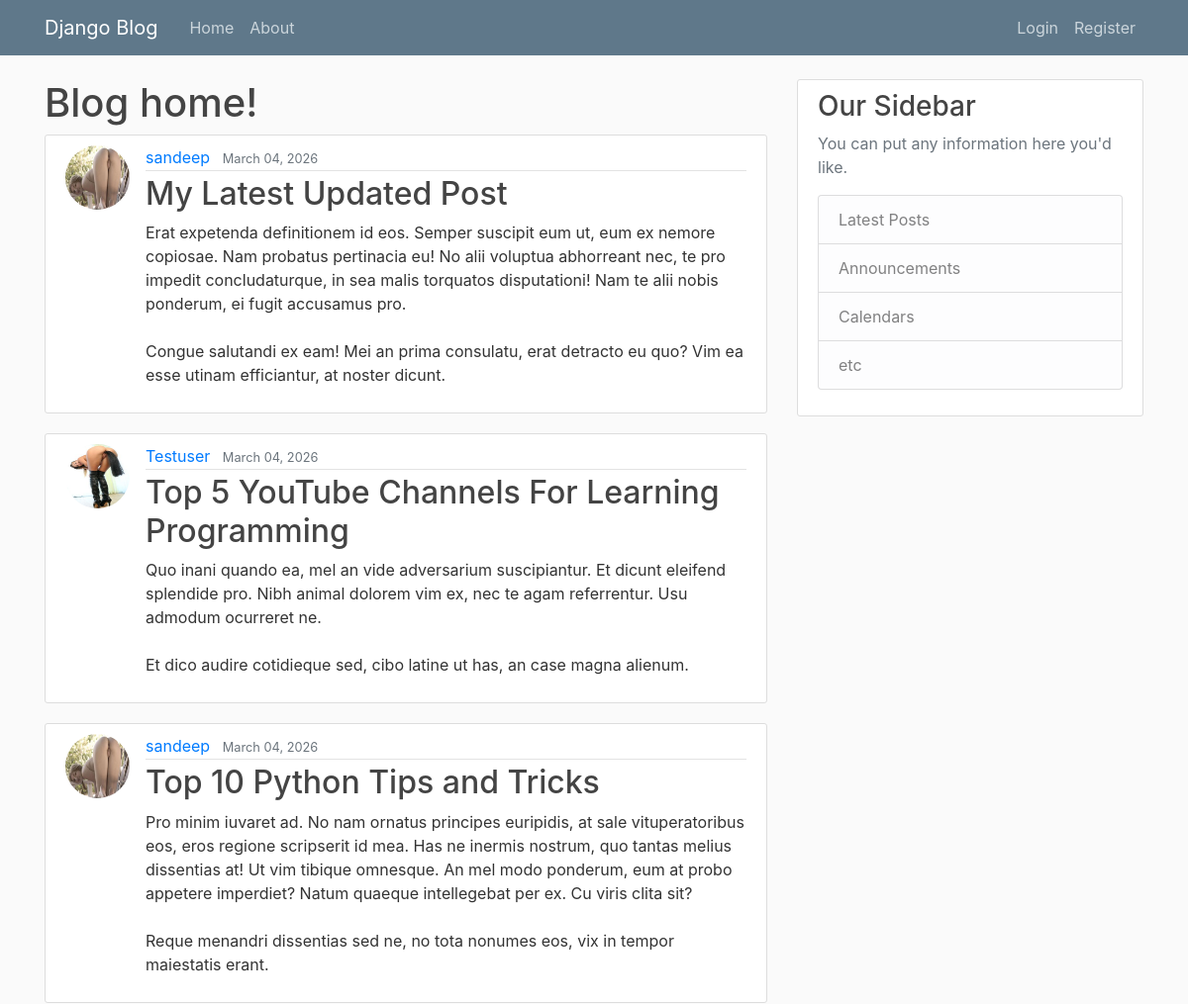
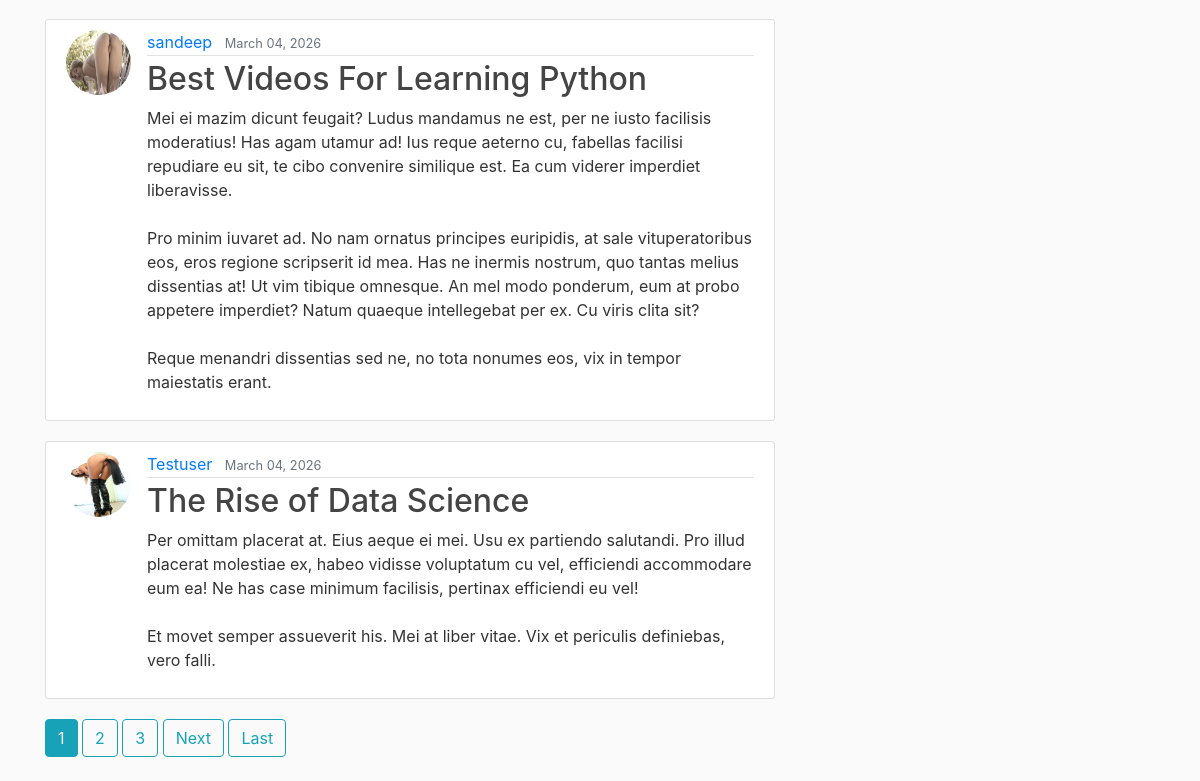
Before: / with the older database file (2 pictures, top to bottom).
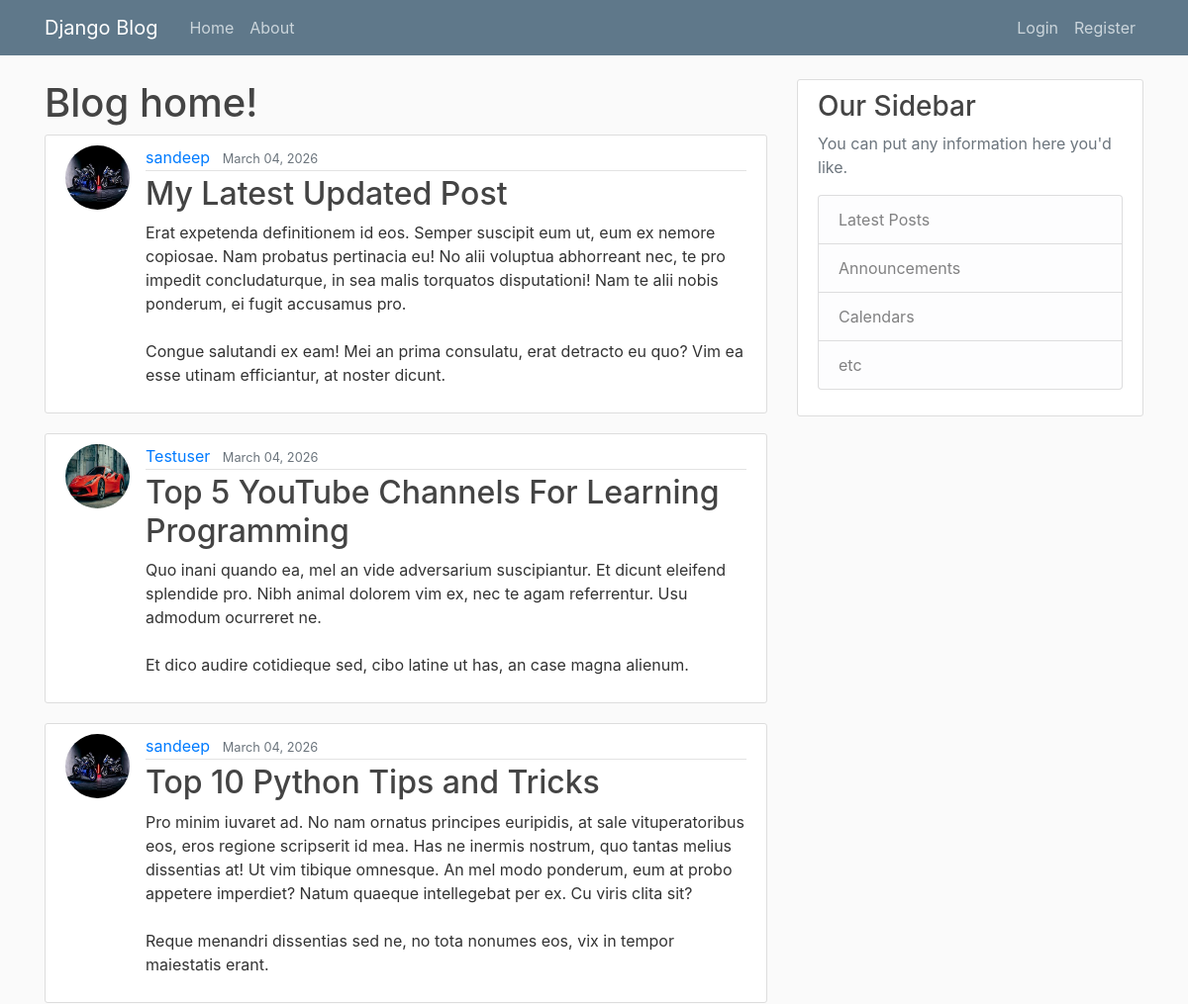
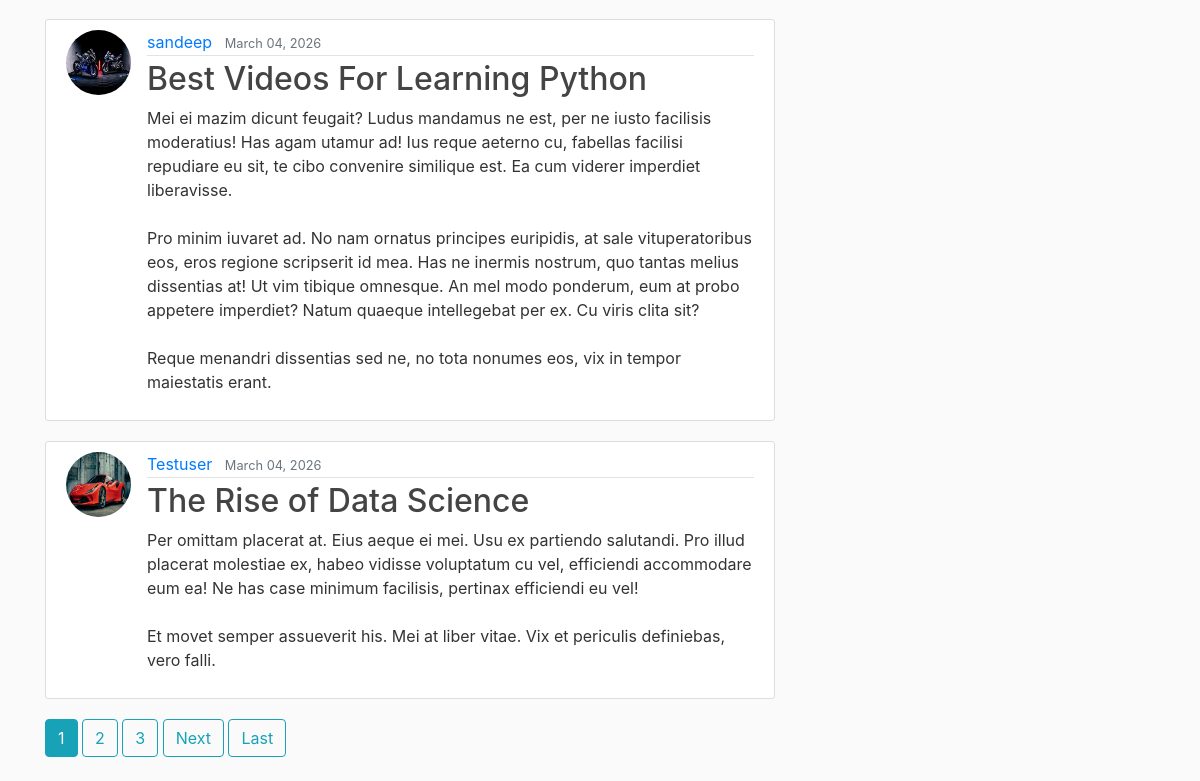
After: the same page with the newer database file (2 pictures, top to bottom).
### blog/models.py (models this page shows, shortened)
class Post(models.Model):
    title = models.CharField(max_length=100)
    content = models.TextField()
    date_posted = models.DateTimeField(default=timezone.now)#we do not put parenthesis at the end of the now as we donot want to carry out that function at that moment
    author = models.ForeignKey(User,on_delete=models.CASCADE)

### users/models.py (models this page shows, shortened)
class Profile(models.Model):
    user = models.OneToOneField(User, on_delete=models.CASCADE)
    image = models.ImageField(default='default.jpg', upload_to='profile_pics')

### blog/views.py (the view)
# urls.py: path('', PostListView.as_view() , name = 'blog-home'),
class PostListView(ListView):
     model = Post
     template_name = 'blog/home.html'  # <app>/<model>_<viewtype>.html
     context_object_name = 'posts'
     ordering = ['-date_posted']
     paginate_by = 5

### blog/templates/blog/home.html (shortened to what this page needs)
{% extends "blog/base.html" %}
{% block content %}
    <h1>Blog home!</h1>
    {% for post in posts %}
       <article class="media content-section">
        <img class="rounded-circle article-img" src="{{ post.author.profile.image.url }}" alt="">
            <div class="media-body">
                <div class="article-metadata">
                <a class="mr-2" href="{% url 'user-posts' post.author.username %}">{{ post.author }}</a>
                <small class="text-muted">{{ post.date_posted|date:"F d, Y"}}</small>
                </div>
                <h2><a class="article-title" href="{% url 'post-detail' post.id %}">{{ post.title }}</a></h2>
                <p class="article-content">{{ post.content }}</p>
            </div>
</article>
    {% endfor %}
    {% if is_paginated %}
        {% for num in page_obj.paginator.page_range %}
            {% if page_obj.number == num %}
               <a class="btn btn-info mb-4"href="?page={{ num }}">{{ num }}</a>
            {% elif num > page_obj.number|add:'-3' and num < page_obj.number|add:'3' %}
               <a class="btn btn-outline-info mb-4"href="?page={{ num }}">{{ num }}</a>
            {% endif %}
        {% endfor %}
        {% if page_obj.has_next %}
            <a class="btn btn-outline-info mb-4"href="?page={{ page_obj.next_page_number }}">Next</a>
            <a class="btn btn-outline-info mb-4"href="?page={{ page_obj.paginator.num_pages }}">Last</a>
        {% endif %}
    {% endif %}
{% endblock content %}

### blog/templates/blog/base.html (shortened to what this page needs)
{% load static %}
<!DOCTYPE html>
<html lang="en">
<head>
    <link rel="stylesheet" href="https://cdn.jsdelivr.net/npm/bootstrap@4.0.0/dist/css/bootstrap.min.css">
    <link rel="stylesheet" href="{% static 'blog/main.css' %}">
</head>
<body>
     <header class="site-header">
      <nav class="navbar navbar-expand-md navbar-dark bg-steel fixed-top">
        <div class="container">
          <a class="navbar-brand mr-4" href="{% url 'blog-home' %}">Django Blog</a>
          <div class="collapse navbar-collapse" id="navbarToggle">
            <div class="navbar-nav mr-auto">
              <a class="nav-item nav-link" href="{% url 'blog-home' %}">Home</a>
              <a class="nav-item nav-link" href="{% url 'blog-about' %}">About</a>
            </div>
              <div class="navbar-nav ml-auto d-flex align-items-center">
                  {% if user.is_authenticated %}
                      <a class="nav-item nav-link" href="{% url 'post-create' %}">New post</a>
                      <a class="nav-item nav-link" href="{% url 'profile' %}">Profile</a>
                      <form action="{% url 'logout' %}" method="post" style="display:inline;">{% comment "here we use this because of security reason as we give post as a method not get " %}{% endcomment %}
                          {% csrf_token %}
                          <button type="submit" class="nav-item nav-link btn btn-link"
                                  style="padding:0; border:none; background:none;">
                              Logout
                          </button>
                      </form>
                      {% comment %} <a class="nav-item nav-link" href="{% url 'logout' %}">logout</a>{% endcomment %}
                  {% else %}
                      <a class="nav-item nav-link" href="{% url 'login' %}">Login</a>
                      <a class="nav-item nav-link" href="{% url 'registers' %}">Register</a>
                  {% endif %}
              </div>
          </div>
        </div>
      </nav>
    </header>
    <main role="main" class="container">
    <div class="row">
        <div class="col-md-8">
         {% block content %}{% endblock %}
        </div>
        <div class="col-md-4">
        <div class="content-section">
            <h3>Our Sidebar</h3>
            <p class='text-muted'>You can put any information here you'd like.
            <ul class="list-group">
                <li class="list-group-item list-group-item-light">Latest Posts</li>
                <li class="list-group-item list-group-item-light">Announcements</li>
                <li class="list-group-item list-group-item-light">Calendars</li>
                <li class="list-group-item list-group-item-light">etc</li>
            </ul>
            </p>
        </div>
        </div>
    </div>
    </main>
</body>
</html>

### blog/static/blog/main.css (style rules this page uses)
body { background: #fafafa; color: #333333; margin-top: 5rem; }
h1, h2, h3, h4, h5, h6 { color: #444444; }
ul { margin: 0; }
.bg-steel { background-color: #5f788a; }
.site-header .navbar-nav .nav-link { color: #cbd5db; }
.content-section { background: #ffffff; padding: 10px 20px; border: 1px solid #dddddd; border-radius: 3px; margin-bottom: 20px; }
.article-title { color: #444444; }
.article-content { white-space: pre-line; }
.article-img { height: 65px; width: 65px; margin-right: 16px; }
.article-metadata { padding-bottom: 1px; margin-bottom: 4px; border-bottom: 1px solid #e3e3e3 }

Changed rows visible on the page:
changed through a linked row, Post "My Latest Updated Post": author.profile.image: picture removed, a placeholder shows
changed through a linked row, Post "Top 5 YouTube Channels For Learning Programming": author.profile.image: a different picture
changed through a linked row, Post "Top 10 Python Tips and Tricks": author.profile.image: picture removed, a placeholder shows
changed through a linked row, Post "Best Videos For Learning Python": author.profile.image: picture removed, a placeholder shows
changed through a linked row, Post "The Rise of Data Science": author.profile.image: a different picture
